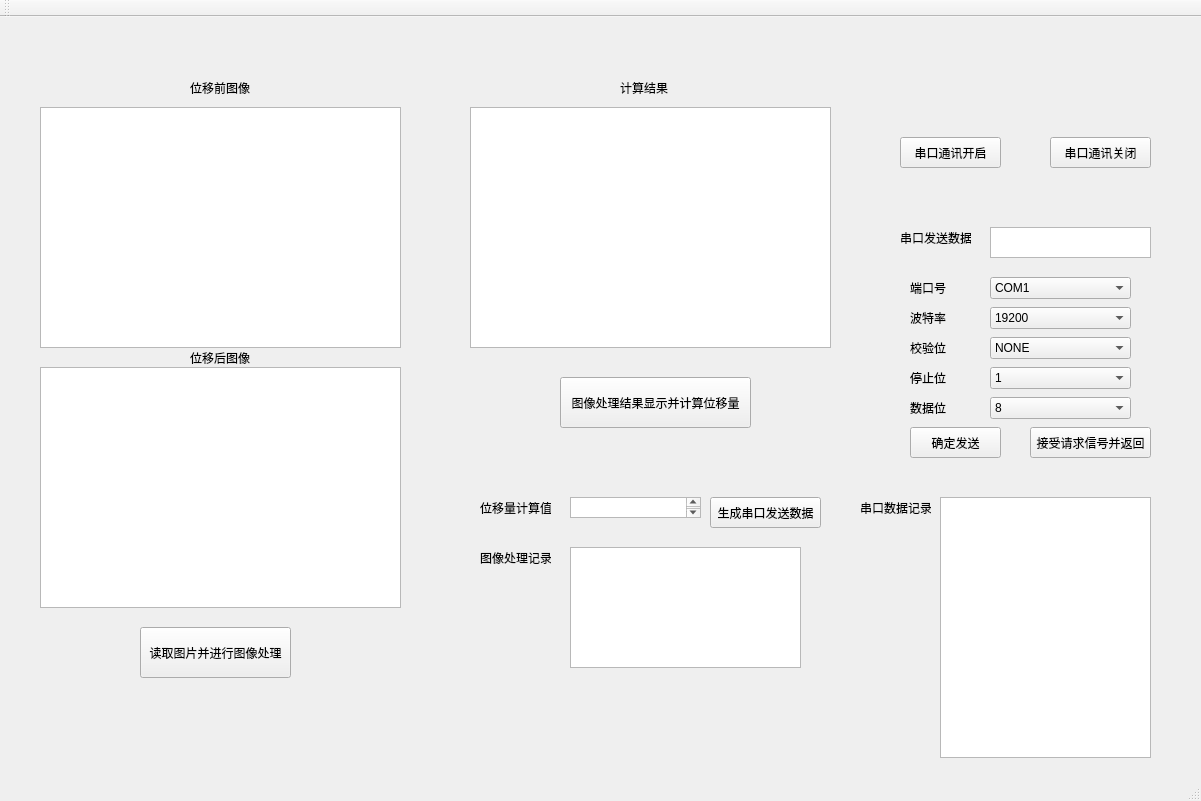
<?xml version="1.0" encoding="UTF-8"?>
<ui version="4.0">
 <class>IR239Class</class>
 <widget class="QMainWindow" name="IR239Class">
  <property name="geometry">
   <rect>
    <x>0</x>
    <y>0</y>
    <width>1201</width>
    <height>801</height>
   </rect>
  </property>
  <property name="windowTitle">
   <string>IR239</string>
  </property>
  <widget class="QWidget" name="centralWidget">
   <widget class="QPushButton" name="pushButton_7">
    <property name="geometry">
     <rect>
      <x>710</x>
      <y>480</y>
      <width>111</width>
      <height>31</height>
     </rect>
    </property>
    <property name="text">
     <string>生成串口发送数据</string>
    </property>
   </widget>
   <widget class="QLabel" name="label_9">
    <property name="geometry">
     <rect>
      <x>480</x>
      <y>530</y>
      <width>71</width>
      <height>21</height>
     </rect>
    </property>
    <property name="text">
     <string>图像处理记录</string>
    </property>
   </widget>
   <widget class="QLabel" name="label_6">
    <property name="geometry">
     <rect>
      <x>910</x>
      <y>320</y>
      <width>71</width>
      <height>21</height>
     </rect>
    </property>
    <property name="text">
     <string>校验位</string>
    </property>
   </widget>
   <widget class="QComboBox" name="comboBox_4">
    <property name="geometry">
     <rect>
      <x>990</x>
      <y>350</y>
      <width>141</width>
      <height>22</height>
     </rect>
    </property>
    <item>
     <property name="text">
      <string>1</string>
     </property>
    </item>
   </widget>
   <widget class="QPushButton" name="pushButton_2">
    <property name="geometry">
     <rect>
      <x>560</x>
      <y>360</y>
      <width>191</width>
      <height>51</height>
     </rect>
    </property>
    <property name="text">
     <string>图像处理结果显示并计算位移量</string>
    </property>
   </widget>
   <widget class="QLabel" name="label_5">
    <property name="geometry">
     <rect>
      <x>910</x>
      <y>290</y>
      <width>71</width>
      <height>21</height>
     </rect>
    </property>
    <property name="text">
     <string>波特率</string>
    </property>
   </widget>
   <widget class="QTextBrowser" name="textBrowser_3">
    <property name="geometry">
     <rect>
      <x>940</x>
      <y>480</y>
      <width>211</width>
      <height>261</height>
     </rect>
    </property>
   </widget>
   <widget class="QComboBox" name="comboBox">
    <property name="geometry">
     <rect>
      <x>990</x>
      <y>260</y>
      <width>141</width>
      <height>22</height>
     </rect>
    </property>
    <item>
     <property name="text">
      <string>COM1</string>
     </property>
    </item>
    <item>
     <property name="text">
      <string>COM2</string>
     </property>
    </item>
   </widget>
   <widget class="QLabel" name="label_2">
    <property name="geometry">
     <rect>
      <x>900</x>
      <y>210</y>
      <width>71</width>
      <height>21</height>
     </rect>
    </property>
    <property name="text">
     <string>串口发送数据</string>
    </property>
   </widget>
   <widget class="QTextBrowser" name="textBrowser_2">
    <property name="geometry">
     <rect>
      <x>990</x>
      <y>210</y>
      <width>161</width>
      <height>31</height>
     </rect>
    </property>
   </widget>
   <widget class="QComboBox" name="comboBox_3">
    <property name="geometry">
     <rect>
      <x>990</x>
      <y>320</y>
      <width>141</width>
      <height>22</height>
     </rect>
    </property>
    <item>
     <property name="text">
      <string>NONE</string>
     </property>
    </item>
   </widget>
   <widget class="QPushButton" name="pushButton_4">
    <property name="geometry">
     <rect>
      <x>1050</x>
      <y>120</y>
      <width>101</width>
      <height>31</height>
     </rect>
    </property>
    <property name="text">
     <string>串口通讯关闭</string>
    </property>
   </widget>
   <widget class="QPushButton" name="pushButton_5">
    <property name="geometry">
     <rect>
      <x>910</x>
      <y>410</y>
      <width>91</width>
      <height>31</height>
     </rect>
    </property>
    <property name="text">
     <string>确定发送</string>
    </property>
   </widget>
   <widget class="QPushButton" name="pushButton">
    <property name="geometry">
     <rect>
      <x>140</x>
      <y>610</y>
      <width>151</width>
      <height>51</height>
     </rect>
    </property>
    <property name="text">
     <string>读取图片并进行图像处理</string>
    </property>
   </widget>
   <widget class="QLabel" name="label_8">
    <property name="geometry">
     <rect>
      <x>910</x>
      <y>350</y>
      <width>71</width>
      <height>21</height>
     </rect>
    </property>
    <property name="text">
     <string>停止位</string>
    </property>
   </widget>
   <widget class="QLabel" name="label">
    <property name="geometry">
     <rect>
      <x>480</x>
      <y>480</y>
      <width>71</width>
      <height>21</height>
     </rect>
    </property>
    <property name="text">
     <string>位移量计算值</string>
    </property>
   </widget>
   <widget class="QLabel" name="label_4">
    <property name="geometry">
     <rect>
      <x>910</x>
      <y>260</y>
      <width>71</width>
      <height>21</height>
     </rect>
    </property>
    <property name="text">
     <string>端口号</string>
    </property>
   </widget>
   <widget class="QPushButton" name="pushButton_6">
    <property name="enabled">
     <bool>true</bool>
    </property>
    <property name="geometry">
     <rect>
      <x>1030</x>
      <y>410</y>
      <width>121</width>
      <height>31</height>
     </rect>
    </property>
    <property name="mouseTracking">
     <bool>false</bool>
    </property>
    <property name="layoutDirection">
     <enum>Qt::LeftToRight</enum>
    </property>
    <property name="text">
     <string>接受请求信号并返回</string>
    </property>
   </widget>
   <widget class="QPushButton" name="pushButton_3">
    <property name="geometry">
     <rect>
      <x>900</x>
      <y>120</y>
      <width>101</width>
      <height>31</height>
     </rect>
    </property>
    <property name="text">
     <string>串口通讯开启</string>
    </property>
   </widget>
   <widget class="QComboBox" name="comboBox_2">
    <property name="geometry">
     <rect>
      <x>990</x>
      <y>290</y>
      <width>141</width>
      <height>22</height>
     </rect>
    </property>
    <item>
     <property name="text">
      <string>19200</string>
     </property>
    </item>
    <item>
     <property name="text">
      <string>9600</string>
     </property>
    </item>
    <item>
     <property name="text">
      <string>4800</string>
     </property>
    </item>
   </widget>
   <widget class="QTextBrowser" name="textBrowser_4">
    <property name="geometry">
     <rect>
      <x>570</x>
      <y>530</y>
      <width>231</width>
      <height>121</height>
     </rect>
    </property>
   </widget>
   <widget class="QLabel" name="label_7">
    <property name="geometry">
     <rect>
      <x>910</x>
      <y>380</y>
      <width>71</width>
      <height>21</height>
     </rect>
    </property>
    <property name="text">
     <string>数据位</string>
    </property>
   </widget>
   <widget class="QGraphicsView" name="graphicsView">
    <property name="geometry">
     <rect>
      <x>470</x>
      <y>90</y>
      <width>361</width>
      <height>241</height>
     </rect>
    </property>
   </widget>
   <widget class="QTextBrowser" name="textBrowser">
    <property name="geometry">
     <rect>
      <x>570</x>
      <y>480</y>
      <width>131</width>
      <height>21</height>
     </rect>
    </property>
   </widget>
   <widget class="QLabel" name="label_3">
    <property name="geometry">
     <rect>
      <x>860</x>
      <y>480</y>
      <width>71</width>
      <height>21</height>
     </rect>
    </property>
    <property name="text">
     <string>串口数据记录</string>
    </property>
   </widget>
   <widget class="QGraphicsView" name="graphicsView_2">
    <property name="geometry">
     <rect>
      <x>40</x>
      <y>90</y>
      <width>361</width>
      <height>241</height>
     </rect>
    </property>
   </widget>
   <widget class="QGraphicsView" name="graphicsView_3">
    <property name="geometry">
     <rect>
      <x>40</x>
      <y>350</y>
      <width>361</width>
      <height>241</height>
     </rect>
    </property>
   </widget>
   <widget class="QLabel" name="label_10">
    <property name="geometry">
     <rect>
      <x>620</x>
      <y>60</y>
      <width>71</width>
      <height>21</height>
     </rect>
    </property>
    <property name="text">
     <string>计算结果</string>
    </property>
   </widget>
   <widget class="QLabel" name="label_11">
    <property name="geometry">
     <rect>
      <x>190</x>
      <y>60</y>
      <width>71</width>
      <height>21</height>
     </rect>
    </property>
    <property name="text">
     <string>位移前图像</string>
    </property>
   </widget>
   <widget class="QLabel" name="label_12">
    <property name="geometry">
     <rect>
      <x>190</x>
      <y>330</y>
      <width>71</width>
      <height>21</height>
     </rect>
    </property>
    <property name="text">
     <string>位移后图像</string>
    </property>
   </widget>
   <widget class="QComboBox" name="comboBox_5">
    <property name="geometry">
     <rect>
      <x>990</x>
      <y>380</y>
      <width>141</width>
      <height>22</height>
     </rect>
    </property>
    <item>
     <property name="text">
      <string>8</string>
     </property>
    </item>
    <item>
     <property name="text">
      <string>7</string>
     </property>
    </item>
   </widget>
  </widget>
  <widget class="QMenuBar" name="menuBar">
   <property name="geometry">
    <rect>
     <x>0</x>
     <y>0</y>
     <width>1201</width>
     <height>23</height>
    </rect>
   </property>
  </widget>
  <widget class="QToolBar" name="mainToolBar">
   <attribute name="toolBarArea">
    <enum>TopToolBarArea</enum>
   </attribute>
   <attribute name="toolBarBreak">
    <bool>false</bool>
   </attribute>
  </widget>
  <widget class="QStatusBar" name="statusBar"/>
 </widget>
 <layoutdefault spacing="6" margin="11"/>
 <resources>
  <include location="IR239.qrc"/>
 </resources>
 <connections/>
</ui>
